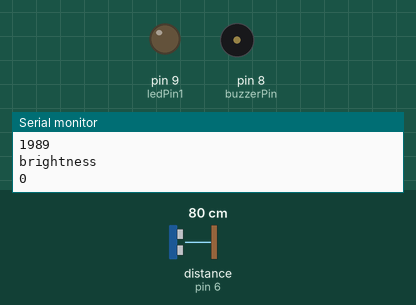
Bench run of a sketch on a simulated Arduino Uno, built with avr-gcc and run on an emulated ATmega328P. On the bench: output pins drawn as LEDs (lit = HIGH), buzzer (waves = sounding, pin HIGH), the last lines printed to the serial monitor. Wiring (inferred from the names in the program): ultrasonic range finder: trigger pin 7; echo pin 6. The inputs (shaded band) are chosen by the test bench; at power-on: distance to the obstacle (sensor on pin 6) 80 cm. The echo pulse lasts 58.3 µs per cm; pins used as bus, display or sensor lines are not drawn.

Above: at 1.2 s.
1.3 s: distance to the obstacle (sensor on pin 6) set to 2 cm
At 2.0 s:
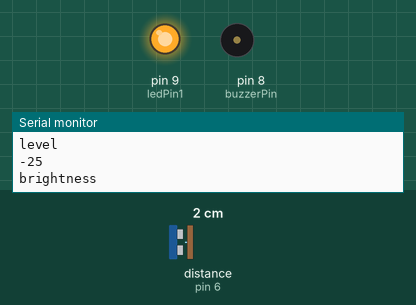
2.9 s: distance to the obstacle (sensor on pin 6) set to 4 cm
At 3.9 s:
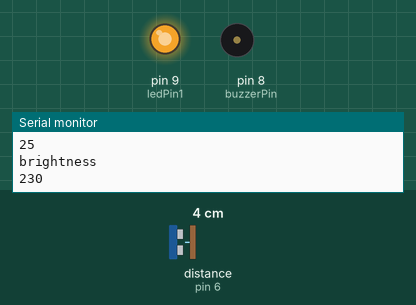
4.5 s: distance to the obstacle (sensor on pin 6) set to 9 cm
At 5.8 s:
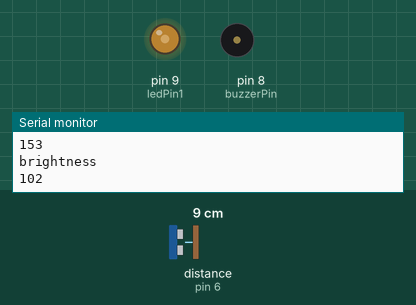
Timing chart, 0 to 7.5 s (numbered marks = the images above; inputs shaded):
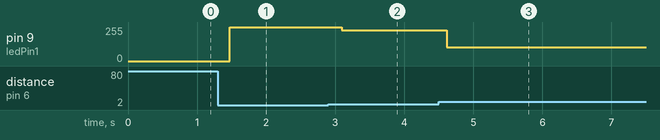

Measured:
- after the input at 1.3 s, pin 9 (ledPin1): 0/255 → 255/255 after 0.18 s
- after the input at 2.9 s, pin 9 (ledPin1): 255/255 → 230/255 after 0.20 s
- after the input at 4.5 s, pin 9 (ledPin1): 230/255 → 102/255 after 0.12 s

The sketch:

sonar_reader.ino
```cpp
#define trigPin 7
#define echoPin 6
#define MAX_LEVEL 255
#define MAX_DISTANCE 10
#define MIN_DISTANCE 2
#define ledPin1 9
#define buzzerPin 8
float distance;
int duration;


void setup() {
  pinMode (trigPin, OUTPUT);
  pinMode (echoPin, INPUT);
  pinMode (ledPin1, OUTPUT);
  pinMode(buzzerPin, OUTPUT);
  Serial.begin(9600);
  Serial.println ("Started...");
}

void loop() {

   long duration, distance_cm;
   digitalWrite(trigPin, LOW);
   delayMicroseconds(2);
   digitalWrite(trigPin, HIGH);
   delayMicroseconds(10);
   digitalWrite(trigPin, LOW);

   duration = pulseIn(echoPin, HIGH);

   distance_cm = microsecondsToCentimeters(duration);

   delay(100);
   int level = (float)(distance_cm-MIN_DISTANCE)/MAX_DISTANCE*MAX_LEVEL;

   setVariableBrightness(level, ledPin1);

   if (level == 0){
    digitalWrite(buzzerPin, HIGH);
   }
   else{
    digitalWrite(buzzerPin, LOW);
   }
}
void setVariableBrightness(int level, int pin){
  Serial.println("level");
  Serial.println(level);
  if (level > MAX_LEVEL){
    level = MAX_LEVEL;
  }
  if (level < 0){
    level = 0;
  }
  int brightness = int(255 - (float)level/MAX_LEVEL*255);
  Serial.println("brightness");
  Serial.println(brightness);
  analogWrite(pin, brightness);
}

long microsecondsToCentimeters(long microseconds) {
   return microseconds / 29 / 2;
}
```
